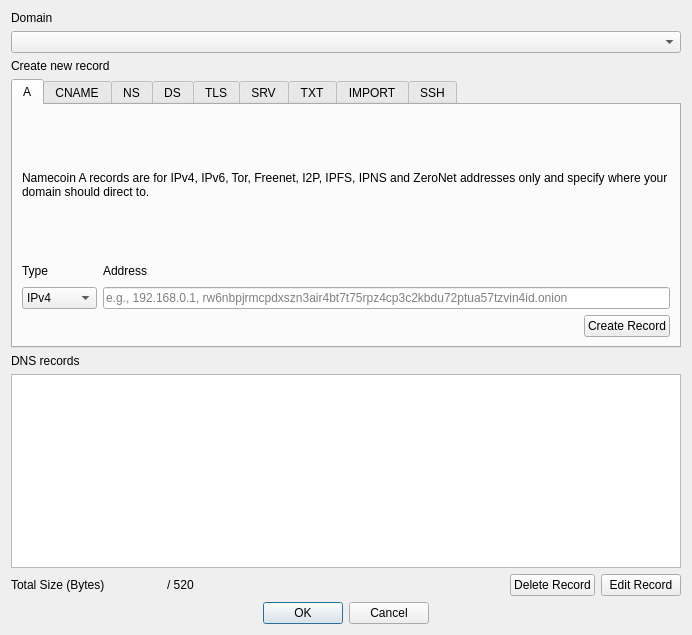
<?xml version="1.0" encoding="UTF-8"?>
<ui version="4.0">
 <class>DNSDialog</class>
 <widget class="QDialog" name="DNSDialog">
  <property name="geometry">
   <rect>
    <x>0</x>
    <y>0</y>
    <width>692</width>
    <height>635</height>
   </rect>
  </property>
  <property name="windowTitle">
   <string>DNS Builder</string>
  </property>
  <property name="modal">
   <bool>true</bool>
  </property>
  <layout class="QVBoxLayout" name="verticalLayout">
   <item>
    <layout class="QVBoxLayout" name="verticalLayout_15">
     <item>
      <widget class="QLabel" name="labelDomain">
       <property name="text">
        <string>Domain</string>
       </property>
      </widget>
     </item>
     <item>
      <widget class="QComboBox" name="comboDomain"/>
     </item>
    </layout>
   </item>
   <item>
    <widget class="QLabel" name="labelCreateRecord">
     <property name="text">
      <string>Create new record</string>
     </property>
     <property name="textFormat">
      <enum>Qt::PlainText</enum>
     </property>
    </widget>
   </item>
   <item>
    <widget class="QTabWidget" name="tabRecords">
     <property name="maximumSize">
      <size>
       <width>16777215</width>
       <height>269</height>
      </size>
     </property>
     <property name="currentIndex">
      <number>0</number>
     </property>
     <widget class="QWidget" name="tabA">
      <attribute name="title">
       <string>A</string>
      </attribute>
      <layout class="QVBoxLayout" name="verticalLayout_Main">
       <item>
        <widget class="QLabel" name="labelADesc">
         <property name="maximumSize">
          <size>
           <width>16777215</width>
           <height>16777215</height>
          </size>
         </property>
         <property name="text">
          <string>Namecoin A records are for IPv4, IPv6, Tor, Freenet, I2P, IPFS, IPNS and ZeroNet addresses only and specify where your domain should direct to.</string>
         </property>
         <property name="wordWrap">
          <bool>true</bool>
         </property>
        </widget>
       </item>
       <item>
        <layout class="QHBoxLayout" name="horizontalLayout_2">
         <item>
          <layout class="QVBoxLayout" name="verticalLayout_3">
           <item>
            <widget class="QLabel" name="labelHostType">
             <property name="maximumSize">
              <size>
               <width>16777215</width>
               <height>20</height>
              </size>
             </property>
             <property name="text">
              <string>Type</string>
             </property>
            </widget>
           </item>
           <item>
            <widget class="QComboBox" name="comboHostType">
             <item>
              <property name="text">
               <string>IPv4</string>
              </property>
             </item>
             <item>
              <property name="text">
               <string>IPv6</string>
              </property>
             </item>
             <item>
              <property name="text">
               <string>Tor</string>
              </property>
             </item>
             <item>
              <property name="text">
               <string>Freenet</string>
              </property>
             </item>
             <item>
              <property name="text">
               <string>I2P</string>
              </property>
             </item>
            <item>
              <property name="text">
               <string>IPFS</string>
              </property>
             </item>
            <item>
              <property name="text">
               <string>IPNS</string>
              </property>
             </item>
             <item>
              <property name="text">
               <string>ZeroNet</string>
              </property>
             </item>
            </widget>
           </item>
          </layout>
         </item>
         <item>
          <layout class="QVBoxLayout" name="verticalLayout_8">
           <item>
            <widget class="QLabel" name="labelAHostname">
             <property name="maximumSize">
              <size>
               <width>16777215</width>
               <height>20</height>
              </size>
             </property>
             <property name="text">
              <string>Address</string>
             </property>
            </widget>
           </item>
           <item>
            <widget class="QValidatedLineEdit" name="editAHostname">
             <property name="text">
              <string/>
             </property>
             <property name="placeholderText">
              <string>e.g., 192.168.0.1, rw6nbpjrmcpdxszn3air4bt7t75rpz4cp3c2kbdu72ptua57tzvin4id.onion</string>
             </property>
            </widget>
           </item>
          </layout>
         </item>
        </layout>
       </item>
       <item>
        <layout class="QHBoxLayout" name="horizontalLayout_3">
         <item>
          <spacer name="horizontalSpacer">
           <property name="orientation">
            <enum>Qt::Horizontal</enum>
           </property>
           <property name="sizeHint" stdset="0">
            <size>
             <width>40</width>
             <height>20</height>
            </size>
           </property>
          </spacer>
         </item>
         <item>
          <widget class="QPushButton" name="btnACreate">
           <property name="text">
            <string>Create Record</string>
           </property>
          </widget>
         </item>
        </layout>
       </item>
      </layout>
     </widget>
     <widget class="QWidget" name="tabCNAME">
      <attribute name="title">
       <string>CNAME</string>
      </attribute>
      <layout class="QVBoxLayout" name="verticalLayout_Network">
       <item>
        <widget class="QLabel" name="labelCNAMEDesc">
         <property name="text">
          <string>CNAME records act as an alias by mapping a hostname to another hostname. Absolute domain names must end with a dot (.).</string>
         </property>
         <property name="wordWrap">
          <bool>true</bool>
         </property>
        </widget>
       </item>
       <item>
        <layout class="QHBoxLayout" name="horizontalLayout_6">
         <!-- TODO: Reconcile this with Namecoin Core, which includes a "Hostname" field. -->
         <!--<item>
          <layout class="QVBoxLayout" name="verticalLayout_11">
           <item>
            <widget class="QLabel" name="labelCNAMEHost">
             <property name="maximumSize">
              <size>
               <width>16777215</width>
               <height>20</height>
              </size>
             </property>
             <property name="text">
              <string>Hostname</string>
             </property>
            </widget>
           </item>
           <item>
            <widget class="QValidatedLineEdit" name="editCNAMEHost">
             <property name="placeholderText">
              <string>e.g., www, mail</string>
             </property>
            </widget>
           </item>
          </layout>
         </item>-->
         <item>
          <layout class="QVBoxLayout" name="verticalLayout_12">
           <item>
            <widget class="QLabel" name="labelCNAMEAlias">
             <property name="maximumSize">
              <size>
               <width>16777215</width>
               <height>20</height>
              </size>
             </property>
             <property name="text">
              <string>Alias of</string>
             </property>
            </widget>
           </item>
           <item>
            <widget class="QValidatedLineEdit" name="editCNAMEAlias">
             <property name="text">
              <string/>
             </property>
             <property name="placeholderText">
              <string>e.g., namecoin.bit.</string>
             </property>
            </widget>
           </item>
          </layout>
         </item>
        </layout>
       </item>
       <item>
        <layout class="QHBoxLayout" name="horizontalLayout_7">
         <item>
          <spacer name="horizontalSpacer_3">
           <property name="orientation">
            <enum>Qt::Horizontal</enum>
           </property>
           <property name="sizeHint" stdset="0">
            <size>
             <width>40</width>
             <height>20</height>
            </size>
           </property>
          </spacer>
         </item>
         <item>
          <widget class="QPushButton" name="btnCNAMECreate">
           <property name="text">
            <string>Create Record</string>
           </property>
          </widget>
         </item>
        </layout>
       </item>
      </layout>
     </widget>
     <!--
     <widget class="QWidget" name="tabSOARP">
      <attribute name="title">
       <string>SOA/RP</string>
      </attribute>
      <layout class="QVBoxLayout" name="verticalLayout_Window">
       <item>
        <widget class="QLabel" name="labelSOARPDesc">
         <property name="text">
          <string>Domain holder e-mail address and/or information. (This is recommended at the domain level and will be inserted into the SOA record of DNS bridges.)</string>
         </property>
         <property name="wordWrap">
          <bool>true</bool>
         </property>
        </widget>
       </item>
       <item>
        <layout class="QVBoxLayout" name="verticalLayout_19">
         <item>
          <widget class="QLabel" name="labelSOARPEmail">
           <property name="text">
            <string>Email</string>
           </property>
          </widget>
         </item>
         <item>
          <widget class="QValidatedLineEdit" name="editSOARPEmail">
           <property name="placeholderText">
            <string>e.g., email@host.domain</string>
           </property>
          </widget>
         </item>
         <item>
          <widget class="QLabel" name="labelSOARPInfo">
           <property name="text">
            <string>Info</string>
           </property>
          </widget>
         </item>
         <item>
          <widget class="QLineEdit" name="editSOARPInfo">
           <property name="placeholderText">
            <string>e.g., Example Name</string>
           </property>
          </widget>
         </item>
        </layout>
       </item>
       <item>
        <layout class="QHBoxLayout" name="horizontalLayout_4">
         <item>
          <spacer name="horizontalSpacer_2">
           <property name="orientation">
            <enum>Qt::Horizontal</enum>
           </property>
           <property name="sizeHint" stdset="0">
            <size>
             <width>40</width>
             <height>20</height>
            </size>
           </property>
          </spacer>
         </item>
         <item>
          <widget class="QPushButton" name="btnSOARPCreate">
           <property name="text">
            <string>Create Record</string>
           </property>
          </widget>
         </item>
        </layout>
       </item>
      </layout>
     </widget>
     <widget class="QWidget" name="tabDNAME">
      <attribute name="title">
       <string>DNAME</string>
      </attribute>
      <layout class="QVBoxLayout" name="verticalLayout_Display">
       <item>
        <widget class="QLabel" name="labelDNAMEDesc">
         <property name="text">
          <string>Specifies that all subdomains of this name are translated to the given string before lookup. As with CNAME, absolute domain names must end with a dot (.).</string>
         </property>
         <property name="wordWrap">
          <bool>true</bool>
         </property>
        </widget>
       </item>
       <item>
        <widget class="QValidatedLineEdit" name="editDNAMEHost">
         <property name="placeholderText">
          <string>e.g., otherhost.bit.</string>
         </property>
        </widget>
       </item>
       <item>
        <layout class="QHBoxLayout" name="horizontalLayout_1_Display">
         <item>
          <spacer name="horizontalSpacer_4">
           <property name="orientation">
            <enum>Qt::Horizontal</enum>
           </property>
           <property name="sizeHint" stdset="0">
            <size>
             <width>40</width>
             <height>20</height>
            </size>
           </property>
          </spacer>
         </item>
         <item>
          <widget class="QPushButton" name="btnDNAMECreate">
           <property name="text">
            <string>Create Record</string>
           </property>
          </widget>
         </item>
        </layout>
       </item>
      </layout>
     </widget>
     -->
     <widget class="QWidget" name="tabNS">
      <property name="autoFillBackground">
       <bool>false</bool>
      </property>
      <attribute name="title">
       <string>NS</string>
      </attribute>
      <layout class="QVBoxLayout" name="verticalLayout_2" stretch="0,0,0">
       <item>
        <widget class="QLabel" name="labelNSDesc">
         <property name="text">
          <!-- TODO: Reconcile this text with Namecoin Core, which recommends listing multiple nameservers at once. -->
          <string>Master nameserver of the configured domain. Note that this delegates all IP related responsibility of this domain and its sub-domains to the master server, effectively bypassing other settings (e.g. A records). Absolute domains must end in a dot (.). IP addresses are not allowed.</string>
         </property>
         <property name="wordWrap">
          <bool>true</bool>
         </property>
        </widget>
       </item>
       <item>
        <widget class="QValidatedLineEdit" name="editNSHosts">
         <property name="placeholderText">
          <string>e.g., ns1.myserver.net.</string>
         </property>
        </widget>
       </item>
       <item>
        <layout class="QHBoxLayout" name="horizontalLayout_5">
         <item>
          <spacer name="horizontalSpacer_5">
           <property name="orientation">
            <enum>Qt::Horizontal</enum>
           </property>
           <property name="sizeHint" stdset="0">
            <size>
             <width>40</width>
             <height>20</height>
            </size>
           </property>
          </spacer>
         </item>
         <item>
          <widget class="QPushButton" name="btnNSCreate">
           <property name="text">
            <string>Create Record</string>
           </property>
          </widget>
         </item>
        </layout>
       </item>
      </layout>
     </widget>
     <widget class="QWidget" name="tabDS">
      <attribute name="title">
       <string>DS</string>
      </attribute>
      <layout class="QVBoxLayout" name="verticalLayout_5">
       <item>
        <widget class="QLabel" name="labelDSDesc">
         <property name="text">
          <string>DNSSEC fingerprints for securing the domain when used with DNS via NS. Format roughly mirrors RFC3658.  &lt;a href="https://www.namecoin.org/docs/name-owners/dnssec/"&gt;See the DNSSEC documentation for more details.&lt;/a&gt;</string>
         </property>
         <property name="openExternalLinks">
          <bool>true</bool>
         </property>
         <property name="wordWrap">
          <bool>true</bool>
         </property>
        </widget>
       </item>
       <item>
        <layout class="QHBoxLayout" name="horizontalLayout_8">
         <item>
          <layout class="QVBoxLayout" name="verticalLayout_6">
           <item>
            <widget class="QLabel" name="labelDSKeyTag">
             <property name="maximumSize">
              <size>
               <width>16777215</width>
               <height>20</height>
              </size>
             </property>
             <property name="text">
              <string>Keytag</string>
             </property>
            </widget>
           </item>
           <item>
            <widget class="QValidatedLineEdit" name="editDSKeyTag">
             <property name="placeholderText">
              <string>e.g., 31381</string>
             </property>
            </widget>
           </item>
          </layout>
         </item>
         <item>
          <layout class="QVBoxLayout" name="verticalLayout_7">
           <item>
            <widget class="QLabel" name="labelDSAlgorithm">
             <property name="maximumSize">
              <size>
               <width>75</width>
               <height>20</height>
              </size>
             </property>
             <property name="text">
              <string>Algorithm</string>
             </property>
            </widget>
           </item>
           <item>
            <widget class="QValidatedLineEdit" name="editDSAlgorithm">
             <property name="maximumSize">
              <size>
               <width>75</width>
               <height>16777215</height>
              </size>
             </property>
             <property name="placeholderText">
              <string>e.g., 8</string>
             </property>
            </widget>
           </item>
          </layout>
         </item>
         <item>
          <layout class="QVBoxLayout" name="verticalLayout_10">
           <item>
            <widget class="QLabel" name="labelDSHashType">
             <property name="maximumSize">
              <size>
               <width>75</width>
               <height>20</height>
              </size>
             </property>
             <property name="text">
              <string>HashType</string>
             </property>
            </widget>
           </item>
           <item>
            <widget class="QValidatedLineEdit" name="editDSHashType">
             <property name="maximumSize">
              <size>
               <width>75</width>
               <height>16777215</height>
              </size>
             </property>
             <property name="placeholderText">
              <string>e.g., 1</string>
             </property>
            </widget>
           </item>
          </layout>
         </item>
         <item>
          <layout class="QVBoxLayout" name="verticalLayout_14">
           <item>
            <widget class="QLabel" name="labelDSHash">
             <property name="maximumSize">
              <size>
               <width>16777215</width>
               <height>20</height>
              </size>
             </property>
             <property name="text">
              <string>Hash (Base64)</string>
             </property>
            </widget>
           </item>
           <item>
            <widget class="QValidatedLineEdit" name="editDSHash">
             <property name="placeholderText">
              <string>e.g., pA1W...ceTI=</string>
             </property>
            </widget>
           </item>
          </layout>
         </item>
        </layout>
       </item>
       <item>
        <layout class="QHBoxLayout" name="horizontalLayout_9">
         <item>
          <spacer name="horizontalSpacer_6">
           <property name="orientation">
            <enum>Qt::Horizontal</enum>
           </property>
           <property name="sizeHint" stdset="0">
            <size>
             <width>40</width>
             <height>20</height>
            </size>
           </property>
          </spacer>
         </item>
         <item>
          <widget class="QPushButton" name="btnDSCreate">
           <property name="text">
            <string>Create Record</string>
           </property>
          </widget>
         </item>
        </layout>
       </item>
      </layout>
     </widget>
     <widget class="QWidget" name="tabTLS">
      <attribute name="title">
       <string>TLS</string>
      </attribute>
      <layout class="QVBoxLayout" name="verticalLayout_9">
       <item>
        <widget class="QLabel" name="labelTLSDesc">
         <property name="text">
          <string>A TLS record authenticates TLS servers without a public certificate authority.  TLS records are valid for &lt;code&gt;example.bit&lt;/code&gt; and all subdomains.  You can generate a TLS record via:&lt;br&gt;&lt;code&gt;generate_nmc_cert -use-ca -use-aia -host example.bit&lt;/code&gt;&lt;br&gt;&lt;a href="https://www.namecoin.org/docs/name-owners/tls/"&gt;See the TLS documentation for more details.&lt;/a&gt;</string>
         </property>
         <property name="openExternalLinks">
          <bool>true</bool>
         </property>
         <property name="wordWrap">
          <bool>true</bool>
         </property>
        </widget>
       </item>
       <item>
        <widget class="QLabel" name="label_24">
         <property name="text">
          <string>DANE-TA Public Key (Base64)</string>
         </property>
        </widget>
       </item>
       <item>
        <widget class="QPlainTextEdit" name="editTLSData">
         <property name="placeholderText">
          <string>e.g., MFkwEwYHKoZIzj0CAQYIKoZIzj0DAQcDQgAEURoQKhqi6Sghol6CAPyw/YgO4tK1IrAkWe/QT1VouB9toJSBmR7BxmsIPS+OAaFwaLNhyV5K4cAED8HZTaYwWQ==</string>
         </property>
        </widget>
       </item>
       <item>
        <layout class="QHBoxLayout" name="horizontalLayout_16">
         <item>
          <spacer name="horizontalSpacer_8">
           <property name="orientation">
            <enum>Qt::Horizontal</enum>
           </property>
           <property name="sizeHint" stdset="0">
            <size>
             <width>40</width>
             <height>20</height>
            </size>
           </property>
          </spacer>
         </item>
         <item>
          <widget class="QPushButton" name="btnTLSCreate">
           <property name="text">
            <string>Create Record</string>
           </property>
          </widget>
         </item>
        </layout>
       </item>
      </layout>
     </widget>
     <widget class="QWidget" name="tabSRV">
      <attribute name="title">
       <string>SRV</string>
      </attribute>
      <layout class="QVBoxLayout" name="verticalLayout_20">
       <item>
        <widget class="QLabel" name="labelSRVDesc">
         <property name="text">
          <string>Used to identify hosts that support particular services (e.g., IMAP, POP, SMTP, XMPP, Matrix, or Mumble). In the host field, absolute domain names must end with a dot (.).</string>
         </property>
         <property name="wordWrap">
          <bool>true</bool>
         </property>
        </widget>
       </item>
       <item>
        <layout class="QHBoxLayout" name="horizontalLayout_11">
         <item>
          <layout class="QVBoxLayout" name="verticalLayout_21">
           <item>
            <widget class="QLabel" name="labelSRVPriority">
             <property name="maximumSize">
              <size>
               <width>55</width>
               <height>20</height>
              </size>
             </property>
             <property name="text">
              <string>Priority</string>
             </property>
            </widget>
           </item>
           <item>
            <widget class="QValidatedLineEdit" name="editSRVPriority">
             <property name="maximumSize">
              <size>
               <width>80</width>
               <height>16777215</height>
              </size>
             </property>
             <property name="placeholderText">
              <string>e.g., 10</string>
             </property>
            </widget>
           </item>
          </layout>
         </item>
         <item>
          <layout class="QVBoxLayout" name="verticalLayout_23">
           <item>
            <widget class="QLabel" name="labelSRVWeight">
             <property name="maximumSize">
              <size>
               <width>90</width>
               <height>20</height>
              </size>
             </property>
             <property name="text">
              <string>Weight</string>
             </property>
            </widget>
           </item>
           <item>
            <widget class="QValidatedLineEdit" name="editSRVWeight">
             <property name="maximumSize">
              <size>
               <width>90</width>
               <height>16777215</height>
              </size>
             </property>
             <property name="placeholderText">
              <string>e.g., 100</string>
             </property>
            </widget>
           </item>
          </layout>
         </item>
         <item>
          <layout class="QVBoxLayout" name="verticalLayout_24">
           <item>
            <widget class="QLabel" name="labelSRVPort">
             <property name="maximumSize">
              <size>
               <width>55</width>
               <height>20</height>
              </size>
             </property>
             <property name="text">
              <string>Port</string>
             </property>
            </widget>
           </item>
           <item>
            <widget class="QValidatedLineEdit" name="editSRVPort">
             <property name="maximumSize">
              <size>
               <width>75</width>
               <height>16777215</height>
              </size>
             </property>
             <property name="placeholderText">
              <string>e.g., 443</string>
             </property>
            </widget>
           </item>
          </layout>
         </item>
         <item>
          <layout class="QVBoxLayout" name="verticalLayout_26">
           <item>
            <widget class="QLabel" name="labelSRVHost">
             <property name="maximumSize">
              <size>
               <width>16777215</width>
               <height>20</height>
              </size>
             </property>
             <property name="text">
              <string>Host</string>
             </property>
            </widget>
           </item>
           <item>
            <widget class="QValidatedLineEdit" name="editSRVHost">
             <property name="placeholderText">
              <string>e.g., namecoin.bit.</string>
             </property>
            </widget>
           </item>
          </layout>
         </item>
        </layout>
       </item>
       <item>
        <layout class="QHBoxLayout" name="horizontalLayout_17">
         <item>
          <spacer name="horizontalSpacer_9">
           <property name="orientation">
            <enum>Qt::Horizontal</enum>
           </property>
           <property name="sizeHint" stdset="0">
            <size>
             <width>40</width>
             <height>20</height>
            </size>
           </property>
          </spacer>
         </item>
         <item>
          <widget class="QPushButton" name="btnSRVCreate">
           <property name="text">
            <string>Create Record</string>
           </property>
          </widget>
         </item>
        </layout>
       </item>
      </layout>
     </widget>
     <widget class="QWidget" name="tabTXT">
      <attribute name="title">
       <string>TXT</string>
      </attribute>
      <layout class="QVBoxLayout" name="verticalLayout_22">
       <item>
        <widget class="QLabel" name="labelTXTDesc">
         <property name="text">
          <string>TXT records are used to associate a string of text with a hostname. These are primarily used for verification.

</string>
         </property>
         <property name="wordWrap">
          <bool>true</bool>
         </property>
        </widget>
       </item>
       <item>
        <widget class="QLineEdit" name="editTXTData">
         <property name="placeholderText">
          <string>Paste text string here</string>
         </property>
        </widget>
       </item>
       <item>
        <layout class="QHBoxLayout" name="horizontalLayout_12">
         <item>
          <spacer name="horizontalSpacer_10">
           <property name="orientation">
            <enum>Qt::Horizontal</enum>
           </property>
           <property name="sizeHint" stdset="0">
            <size>
             <width>40</width>
             <height>20</height>
            </size>
           </property>
          </spacer>
         </item>
         <item>
          <widget class="QPushButton" name="btnTXTCreate">
           <property name="text">
            <string>Create Record</string>
           </property>
          </widget>
         </item>
        </layout>
       </item>
      </layout>
     </widget>
     <widget class="QWidget" name="tabIMPORT">
      <attribute name="title">
       <string>IMPORT</string>
      </attribute>
      <layout class="QVBoxLayout" name="verticalLayout_27">
       <item>
        <widget class="QLabel" name="labelIMPORTDesc">
         <property name="text">
          <string>Imports specified entries from another Namecoin name and merges with the current one. Optionally, import entries and associate them with a designated subdomain.  &lt;a href="https://www.namecoin.org/docs/name-owners/delegated-alteration/"&gt;See the Delegated Alteration documentation for more details.&lt;/a&gt;</string>
         </property>
         <property name="openExternalLinks">
          <bool>true</bool>
         </property>
         <property name="wordWrap">
          <bool>true</bool>
         </property>
        </widget>
       </item>
       <item>
        <layout class="QHBoxLayout" name="horizontalLayout_18">
         <item>
          <layout class="QVBoxLayout" name="verticalLayout_28">
           <item>
            <widget class="QLabel" name="labelIMPORTName">
             <property name="maximumSize">
              <size>
               <width>16777215</width>
               <height>20</height>
              </size>
             </property>
             <property name="text">
              <string>Namecoin Name</string>
             </property>
            </widget>
           </item>
           <item>
            <widget class="QValidatedLineEdit" name="editIMPORTName">
             <property name="placeholderText">
              <string>e.g., d/othername</string>
             </property>
            </widget>
           </item>
          </layout>
         </item>
         <item>
          <layout class="QVBoxLayout" name="verticalLayout_29">
           <item>
            <widget class="QLabel" name="labelIMPORTSubdomain">
             <property name="maximumSize">
              <size>
               <width>16777215</width>
               <height>20</height>
              </size>
             </property>
             <property name="text">
              <string>Subdomain (optional)</string>
             </property>
            </widget>
           </item>
           <item>
            <widget class="QValidatedLineEdit" name="editIMPORTSubdomain">
             <property name="placeholderText">
              <string>e.g., www</string>
             </property>
            </widget>
           </item>
          </layout>
         </item>
        </layout>
       </item>
       <item>
        <layout class="QHBoxLayout" name="horizontalLayout_13">
         <item>
          <spacer name="horizontalSpacer_11">
           <property name="orientation">
            <enum>Qt::Horizontal</enum>
           </property>
           <property name="sizeHint" stdset="0">
            <size>
             <width>40</width>
             <height>20</height>
            </size>
           </property>
          </spacer>
         </item>
         <item>
          <widget class="QPushButton" name="btnIMPORTCreate">
           <property name="text">
            <string>Create Record</string>
           </property>
          </widget>
         </item>
        </layout>
       </item>
      </layout>
     </widget>
     <widget class="QWidget" name="tabSSHFP">
      <attribute name="title">
       <string>SSH</string>
      </attribute>
      <layout class="QVBoxLayout" name="verticalLayout_30">
       <item>
        <widget class="QLabel" name="labelSSHFPDesc">
         <property name="text">
          <string>SSH records are used to identify an SSH server fingerprint associated with a domain.</string>
         </property>
        </widget>
       </item>
       <item>
        <layout class="QHBoxLayout" name="horizontalLayout_19">
         <item>
          <layout class="QVBoxLayout" name="verticalLayout_31">
           <item>
            <widget class="QLabel" name="labelSSHFPAlgorithm">
             <property name="maximumSize">
              <size>
               <width>80</width>
               <height>20</height>
              </size>
             </property>
             <property name="text">
              <string>Algorithm</string>
             </property>
            </widget>
           </item>
           <item>
            <widget class="QValidatedLineEdit" name="editSSHFPAlgorithm">
             <property name="maximumSize">
              <size>
               <width>80</width>
               <height>16777215</height>
              </size>
             </property>
             <property name="placeholderText">
              <string>e.g., 2</string>
             </property>
            </widget>
           </item>
          </layout>
         </item>
         <item>
          <layout class="QVBoxLayout" name="verticalLayout_33">
           <item>
            <widget class="QLabel" name="labelSSHFPFingerprintType">
             <property name="maximumSize">
              <size>
               <width>120</width>
               <height>20</height>
              </size>
             </property>
             <property name="text">
              <string>Fingerprint Type</string>
             </property>
            </widget>
           </item>
           <item>
            <widget class="QValidatedLineEdit" name="editSSHFPFingerprintType">
             <property name="maximumSize">
              <size>
               <width>120</width>
               <height>16777215</height>
              </size>
             </property>
             <property name="placeholderText">
              <string>e.g., 1</string>
             </property>
            </widget>
           </item>
          </layout>
         </item>
         <item>
          <layout class="QVBoxLayout" name="verticalLayout_34">
           <item>
            <widget class="QLabel" name="labelSSHFPFingerprint">
             <property name="maximumSize">
              <size>
               <width>16777215</width>
               <height>20</height>
              </size>
             </property>
             <property name="text">
              <string>Fingerprint (Base64)</string>
             </property>
            </widget>
           </item>
           <item>
            <widget class="QValidatedLineEdit" name="editSSHFPFingerprint">
             <property name="placeholderText">
              <string>e.g., EjRWeJq83vZ4kBI0VniavN72eJA=</string>
             </property>
            </widget>
           </item>
          </layout>
         </item>
        </layout>
       </item>
       <item>
        <layout class="QHBoxLayout" name="horizontalLayout_14">
         <item>
          <spacer name="horizontalSpacer_12">
           <property name="orientation">
            <enum>Qt::Horizontal</enum>
           </property>
           <property name="sizeHint" stdset="0">
            <size>
             <width>40</width>
             <height>20</height>
            </size>
           </property>
          </spacer>
         </item>
         <item>
          <widget class="QPushButton" name="btnSSHFPCreate">
           <property name="text">
            <string>Create Record</string>
           </property>
          </widget>
         </item>
        </layout>
       </item>
      </layout>
     </widget>
    </widget>
   </item>
   <item>
    <layout class="QVBoxLayout" name="layoutDNSRecords">
     <item>
      <widget class="QLabel" name="labelDNSRecords">
       <property name="text">
        <string>DNS records</string>
       </property>
      </widget>
     </item>
     <item>
      <!-- TODO: Reconcile this with Namecoin Core's version, which uses QListWidget -->
      <widget class="QTableView" name="listDNSRecords">
       <property name="minimumSize">
        <size>
         <width>0</width>
         <height>150</height>
        </size>
       </property>
      </widget>
     </item>
     <item>
      <layout class="QHBoxLayout" name="horizontalLayout_10">
       <item>
        <widget class="QLabel" name="totalSize">
         <property name="text">
          <string>Total Size (Bytes)</string>
         </property>
        </widget>
       </item>
       <item>
        <widget class="QLabel" name="labelBytes">
         <property name="minimumSize">
          <size>
           <width>50</width>
           <height>0</height>
          </size>
         </property>
         <property name="text">
          <string/>
         </property>
        </widget>
       </item>
       <item>
        <widget class="QLabel" name="labelOfTotal">
         <property name="text">
          <string>/ 520</string>
         </property>
        </widget>
       </item>
       <item>
        <spacer name="horizontalSpacer_7">
         <property name="orientation">
          <enum>Qt::Horizontal</enum>
         </property>
         <property name="sizeHint" stdset="0">
          <size>
           <width>40</width>
           <height>20</height>
          </size>
         </property>
        </spacer>
       </item>
       <item>
        <widget class="QPushButton" name="btnDeleteRecord">
         <property name="text">
          <string>Delete Record</string>
         </property>
        </widget>
       </item>
       <item>
        <widget class="QPushButton" name="btnEditRecord">
         <property name="text">
          <string>Edit Record</string>
         </property>
        </widget>
       </item>
      </layout>
     </item>
    </layout>
   </item>
   <item>
    <!-- TODO: Reconcile this with Namecoin Core's version (commented out below) -->
    <!-- TODO: Ask upstream Electrum to switch to QDialogButtonBox. -->
    <widget class="QDialogButtonBox" name="buttonBox">
     <property name="centerButtons">
      <bool>true</bool>
     </property>
     <property name="standardButtons">
      <set>QDialogButtonBox::Cancel|QDialogButtonBox::Ok</set>
     </property>
    </widget>
    <!--<layout class="QHBoxLayout" name="horizontalLayout_Buttons">
     <item>
      <layout class="QVBoxLayout" name="verticalLayout_4">
       <item>
        <layout class="QHBoxLayout" name="horizontalLayout">
         <item>
          <widget class="QPushButton" name="btnOK">
           <property name="text">
            <string>&amp;OK</string>
           </property>
           <property name="autoDefault">
            <bool>false</bool>
           </property>
           <property name="default">
            <bool>true</bool>
           </property>
          </widget>
         </item>
         <item>
          <widget class="QPushButton" name="btnCancel">
           <property name="text">
            <string>&amp;Cancel</string>
           </property>
           <property name="autoDefault">
            <bool>false</bool>
           </property>
          </widget>
         </item>
        </layout>
       </item>
      </layout>
     </item>
    </layout>-->
   </item>
  </layout>
 </widget>
 <customwidgets>
  <customwidget>
   <class>QValidatedLineEdit</class>
   <extends>QLineEdit</extends>
   <header>qvalidatedlineedit.h</header>
  </customwidget>
 </customwidgets>
 <resources/>
 <connections>
  <connection>
   <sender>buttonBox</sender>
   <signal>accepted()</signal>
   <receiver>DNSDialog</receiver>
   <slot>accept()</slot>
   <hints>
    <hint type="sourcelabel">
     <x>248</x>
     <y>254</y>
    </hint>
    <hint type="destinationlabel">
     <x>157</x>
     <y>274</y>
    </hint>
   </hints>
  </connection>
  <connection>
   <sender>buttonBox</sender>
   <signal>rejected()</signal>
   <receiver>DNSDialog</receiver>
   <slot>reject()</slot>
   <hints>
    <hint type="sourcelabel">
     <x>248</x>
     <y>254</y>
    </hint>
    <hint type="destinationlabel">
     <x>157</x>
     <y>274</y>
    </hint>
   </hints>
  </connection>
 </connections>
</ui>
